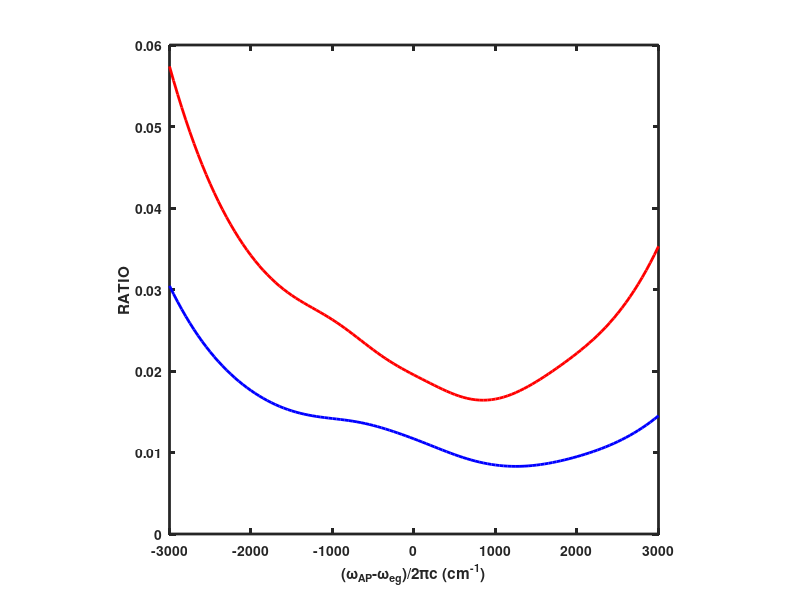
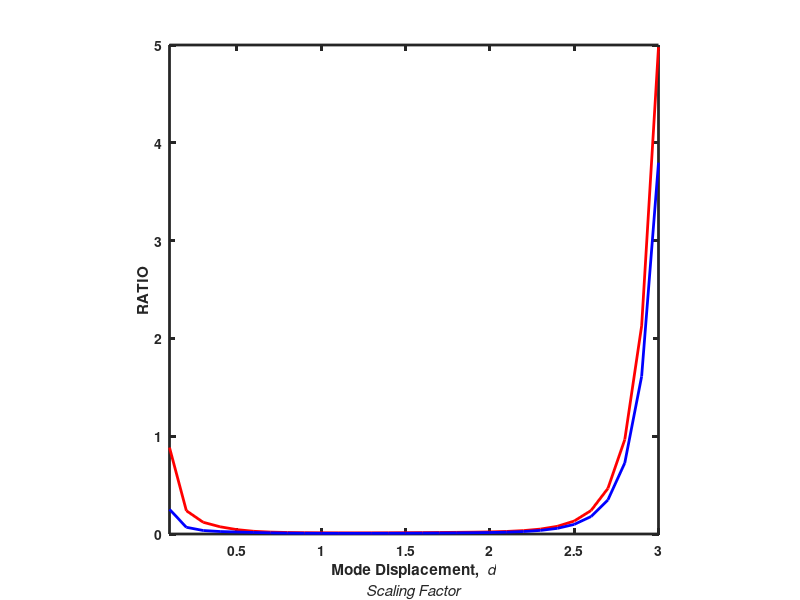

Reproduce these figures in MATLAB, in order. (Note: this script raises an error after producing the figures.)
% Load data from mat file
clear all
load FSRSOff
load 2dOffRR

id=7;find(FSRS_OffRes_disps==1);
figure;plot(FSRS_OffRes_dws,(FSRS_OffRes_Ratio(id,:,1)),'r-','Linewidth',2);hold on
plot(FSRS_OffRes_dws,(FSRS_OffRes_Ratio(id,:,2)),'b-','Linewidth',2);
xlabel('(\omega_{AP}-\omega_{eg})/2\pic (cm^{-1})');ylabel('RATIO');
set(gca,'linewidth',2,'fontsize',10,'fontweight','bold');axis square;
hold off

iw=find(FSRS_OffRes_dws==0);
figure;plot(FSRS_OffRes_disps,(FSRS_OffRes_Ratio(:,iw,1)),'r-','Linewidth',2);hold on
plot(FSRS_OffRes_disps,(FSRS_OffRes_Ratio(:,iw,2)),'b-','Linewidth',2);xlim([0.1 inf])
xlabel({'Mode Displacement, \it d';'Scaling Factor'});ylabel('RATIO');
set(gca,'linewidth',2,'fontsize',10,'fontweight','bold');axis square;
hold off

id=7;find(OffRes_2dRR_disps==1);
figure;plot(OffRes_2dRR_dws,(OffRes_2dRR_Ratio(id,:,1)),'r-','Linewidth',2);hold on
plot(OffRes_2dRR_dws,(OffRes_2dRR_Ratio(id,:,2)),'b-','Linewidth',2);
xlabel('(\omega_{AP}-\omega_{eg})/2\pic (cm^{-1})');ylabel('RATIO');
set(gca,'linewidth',2,'fontsize',10,'fontweight','bold');axis square;
hold off

iw=find(OffRes_2dRR_dws==0);
figure;plot(OffRes_2dRR_disps,(OffRes_2dRR_Ratio(:,iw,1)),'r-','Linewidth',2);hold on
plot(OffRes_2dRR_disps,(OffRes_2dRR_Ratio(:,iw,2)),'b-','Linewidth',2);xlim([0.1 inf])
xlabel({'Mode Displacement, \it d';'Scaling Factor'});ylabel('RATIO');
set(gca,'linewidth',2,'fontsize',10,'fontweight','bold');axis square;
hold off
